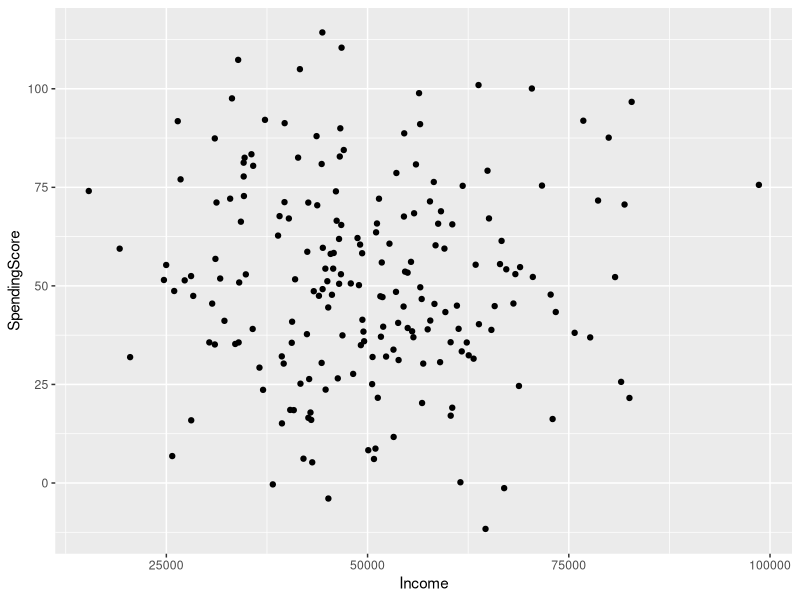
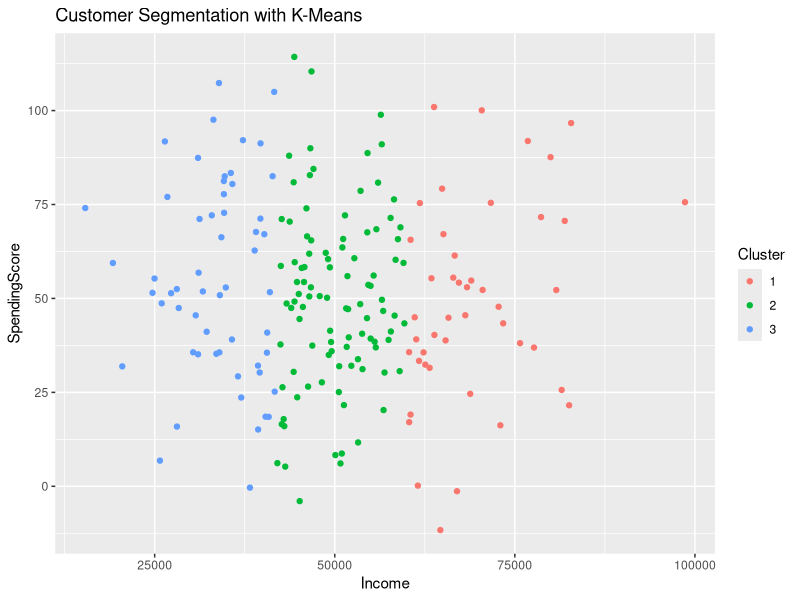

Here is the R script that generated these plots, in order:
# Set Up Environment
install.packages(c("tidyverse", "caret"))
library(tidyverse)
library(caret)

# Create Sample Data
set.seed(123)
customers <- data.frame(
  Income = rnorm(200, mean = 50000, sd = 15000),
  SpendingScore = rnorm(200, mean = 50, sd = 25)
)
head(customers)

# Explore the Data
ggplot(customers, aes(x = Income, y = SpendingScore)) +
  geom_point()

# Apply K-Means Clustering
set.seed(123)
kmeans_model <- kmeans(customers, centers = 3)
customers$Cluster <- as.factor(kmeans_model$cluster)

# Visualize Clusters
ggplot(customers, aes(x = Income, y = SpendingScore, color = Cluster)) +
  geom_point() +
  labs(title = "Customer Segmentation with K-Means")

# Interpret Results
# Cluster 1: High income, moderate spending.
# Cluster 2: Low income, low spending.
# Cluster 3: Moderate income, high spending.
